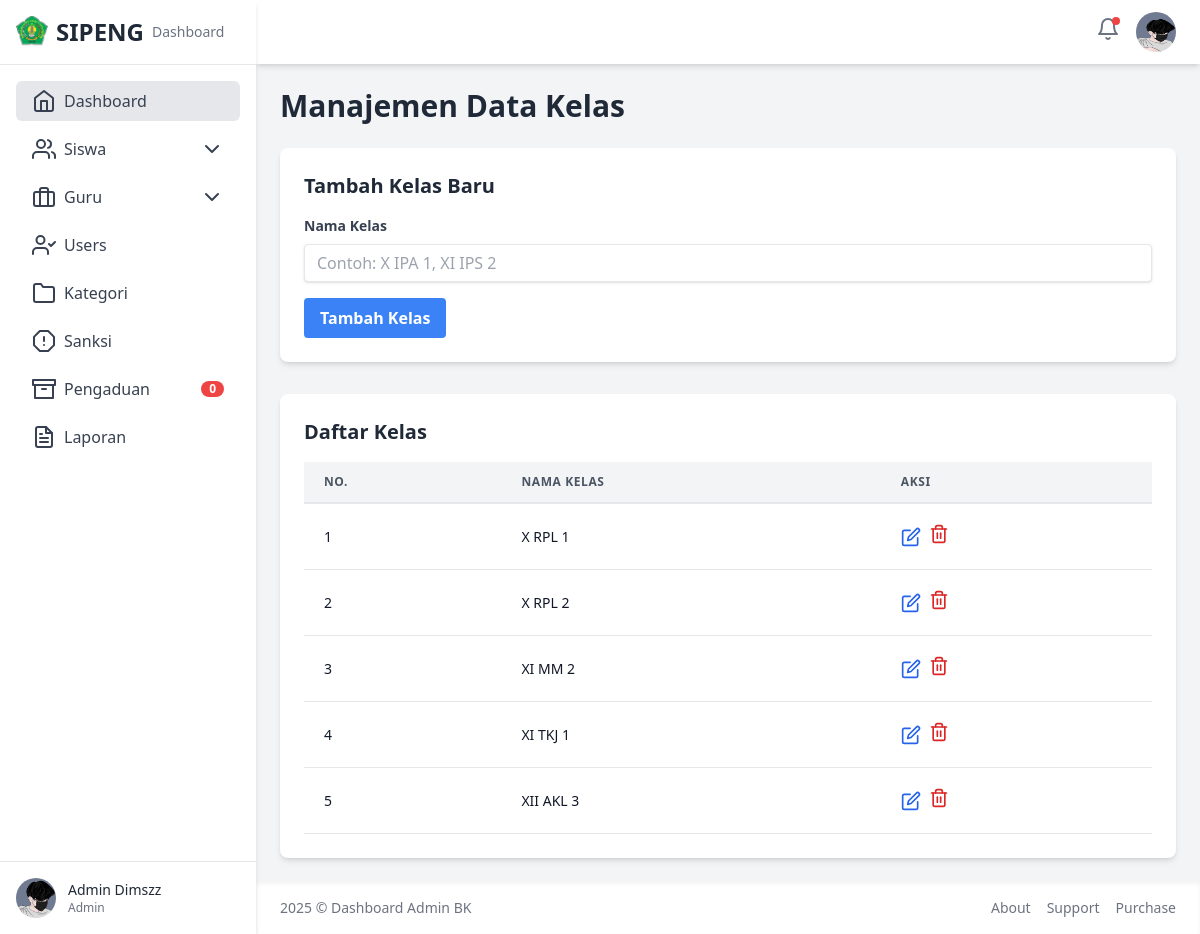
Page /views/admin/Data_kelas.php (signed in) on the committed database.
### tables this page shows
CREATE TABLE IF NOT EXISTS `kelas` (
  `id` int NOT NULL AUTO_INCREMENT,
  `nama_kelas` varchar(50) NOT NULL,
  PRIMARY KEY (`id`),
  UNIQUE KEY `nama_kelas` (`nama_kelas`)
);

### controllers/KelasController.php (called while the page is built, shortened)
<?php
$error_message = '';
$kelas_data = [];
if (empty($error_message)) {
    $sql_fetch_kelas = "SELECT id, nama_kelas FROM kelas ORDER BY nama_kelas ASC";
    $result_fetch_kelas = mysqli_query($conn, $sql_fetch_kelas);
    if ($result_fetch_kelas) {
        while ($row = mysqli_fetch_assoc($result_fetch_kelas)) {
            $kelas_data[] = $row;
        }
    } else {
        $error_message = 'Gagal mengambil data kelas: ' . mysqli_error($conn);
    }
}

### views/admin/Data_kelas.php (the view, shortened to what this page needs)
<?php
include 'header.php';
include '../../controllers/KelasController.php';
?>
<main class="flex-1 p-6 overflow-y-auto">
    <h2 class="text-3xl font-bold text-gray-800 dark:text-white mb-6">
        Manajemen Data Kelas
    </h2>
    <div class="bg-white dark:bg-gray-800 p-6 rounded-lg shadow-md mb-8">
        <h3 class="text-xl font-semibold text-gray-800 dark:text-white mb-4">Tambah Kelas Baru</h3>
        <form action="" method="POST">
            <div class="mb-4">
                <label for="add_nama_kelas" class="block text-gray-700 dark:text-gray-300 text-sm font-bold mb-2">
                    Nama Kelas
                </label>
                <input type="text" id="add_nama_kelas" name="nama_kelas"
                    class="shadow appearance-none border rounded w-full py-2 px-3 text-gray-700 leading-tight focus:outline-none focus:shadow-outline dark:bg-gray-700 dark:text-white dark:border-gray-600"
                    placeholder="Contoh: X IPA 1, XI IPS 2" required>
            </div>
            <button type="submit"
                class="bg-blue-500 hover:bg-blue-700 text-white font-bold py-2 px-4 rounded focus:outline-none focus:shadow-outline">
                Tambah Kelas
            </button>
        </form>
    </div>
    <div class="bg-white dark:bg-gray-800 p-6 rounded-lg shadow-md">
        <h3 class="text-xl font-semibold text-gray-800 dark:text-white mb-4">Daftar Kelas</h3>
        <div class="overflow-x-auto">
            <table class="min-w-full leading-normal">
                <thead>
                    <tr>
                        <th
                            class="px-5 py-3 border-b-2 border-gray-200 dark:border-gray-700 bg-gray-100 dark:bg-gray-700 text-left text-xs font-semibold text-gray-600 dark:text-gray-300 uppercase tracking-wider">
                            No.
                        </th>
                        <th
                            class="px-5 py-3 border-b-2 border-gray-200 dark:border-gray-700 bg-gray-100 dark:bg-gray-700 text-left text-xs font-semibold text-gray-600 dark:text-gray-300 uppercase tracking-wider">
                            Nama Kelas
                        </th>
                        <th
                            class="px-5 py-3 border-b-2 border-gray-200 dark:border-gray-700 bg-gray-100 dark:bg-gray-700 text-left text-xs font-semibold text-gray-600 dark:text-gray-300 uppercase tracking-wider">
                            Aksi
                        </th>
                    </tr>
                </thead>
                <tbody>
                    <?php if (empty($kelas_data)): ?>
                    <tr>
                        <td colspan="3"
                            class="px-5 py-5 border-b border-gray-200 dark:border-gray-700 bg-white dark:bg-gray-800 text-sm text-gray-900 dark:text-gray-200 text-center">
                            Tidak ada data kelas.
                        </td>
                    </tr>
                    <?php else: ?>
                    <?php $no = 1;
                        ?>
                    <?php foreach ($kelas_data as $kelas): ?>
                    <tr>
                        <td
                            class="px-5 py-5 border-b border-gray-200 dark:border-gray-700 bg-white dark:bg-gray-800 text-sm text-gray-900 dark:text-gray-200">
                            <?= $no++; ?>
                        </td>
                        <td
                            class="px-5 py-5 border-b border-gray-200 dark:border-gray-700 bg-white dark:bg-gray-800 text-sm text-gray-900 dark:text-gray-200">
                            <?= htmlspecialchars($kelas['nama_kelas']) ?>
                        </td>
                        <td
                            class="px-5 py-5 border-b border-gray-200 dark:border-gray-700 bg-white dark:bg-gray-800 text-sm">
                            <div class="flex items-center space-x-2">
                                <button
                                    class="text-blue-600 hover:text-blue-900 dark:text-blue-400 dark:hover:text-blue-200 edit-btn"
                                    data-id="<?= htmlspecialchars($kelas['id']) ?>"
                                    data-nama="<?= htmlspecialchars($kelas['nama_kelas']) ?>">
                                    <i data-feather="edit" class="w-5 h-5"></i>
                                </button>
                                <form action="" method="POST"
                                    onsubmit="return confirm('Apakah Anda yakin ingin menghapus kelas ini?');">
                                    <button type="submit"
                                        class="text-red-600 hover:text-red-900 dark:text-red-400 dark:hover:text-red-200">
                                        <i data-feather="trash-2" class="w-5 h-5"></i>
                                    </button>
                                </form>
                            </div>
                        </td>
                    </tr>
                    <?php endforeach; ?>
                    <?php endif; ?>
                </tbody>
            </table>
        </div>
    </div>
</main>
<?php include 'footer.php'; ?>

### rows in the picture
kelas: nama_kelas "X RPL 1"
kelas: nama_kelas "X RPL 2"
kelas: nama_kelas "XI MM 2"
kelas: nama_kelas "XI TKJ 1"
kelas: nama_kelas "XII AKL 3"

### other values in the picture
$latest_reports_count "0"
$user_nama "Admin Dimszz"
$user_role "Admin"
